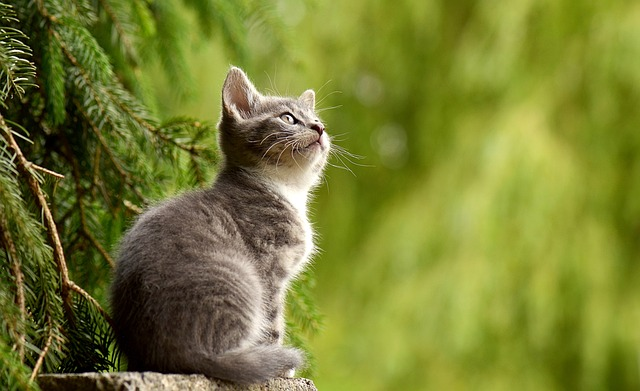
#> input picture Input/cat.jpg, 640 x 391 px, found by its file name
$ python 13.perspective_transf_img.py
#> lines starting #> are read from the running program, lines starting #| are printed output that depends on the picture
#Perform Perspective Transformation on the image.

# import required libraries
import cv2
import numpy as np

# read the input image
img = cv2.imread("D:\Workspace (VS Code)\College\Slot-B-Computer Vision\Input\cat.jpg")
#> img is the input picture: shape (391, 640, 3); mean B, G, R 49.8, 125.8, 119.1

cv2.imshow('Original', img)
# width = number of columns, height = number of rows in image array
rows,cols,ch = img.shape
#> rows = 391; cols = 640; ch = 3

# define four points on input image
pts1 = np.float32([[56,65],[368,52],[28,387],[389,390]])

# define the corresponding four points on output image
pts2 = np.float32([[100,50],[300,0],[0,300],[300,300]])

# get the perspective transform matrix
M = cv2.getPerspectiveTransform(pts1,pts2)

# transform the image using perspective transform matrix
dst = cv2.warpPerspective(img,M,(cols, rows))
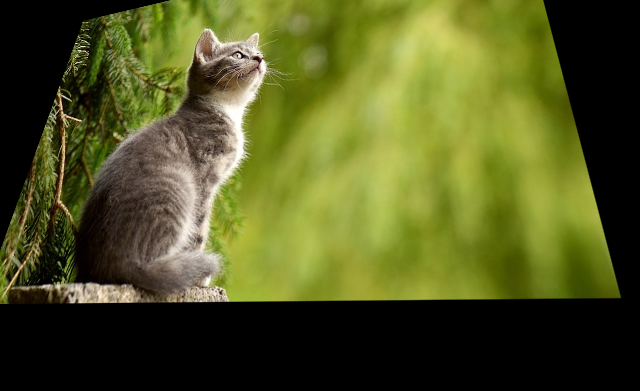
#> dst: shape (391, 640, 3); mean B, G, R 33.5, 85.9, 81.3

# display the transformed image
cv2.imshow('Transformed Image', dst)
cv2.waitKey(0)
cv2.destroyAllWindows()
